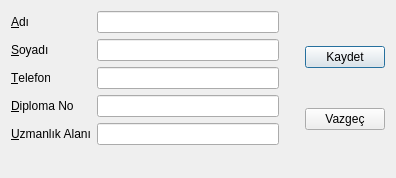
<?xml version="1.0" encoding="UTF-8"?>
<ui version="4.0">
 <class>doktorekle</class>
 <widget class="QDialog" name="doktorekle">
  <property name="geometry">
   <rect>
    <x>0</x>
    <y>0</y>
    <width>396</width>
    <height>178</height>
   </rect>
  </property>
  <property name="minimumSize">
   <size>
    <width>396</width>
    <height>178</height>
   </size>
  </property>
  <property name="maximumSize">
   <size>
    <width>519</width>
    <height>178</height>
   </size>
  </property>
  <property name="windowTitle">
   <string>Yeni Doktor Ekle</string>
  </property>
  <layout class="QHBoxLayout" name="horizontalLayout">
   <item>
    <layout class="QFormLayout" name="formLayout">
     <item row="0" column="0">
      <widget class="QLabel" name="lblAdi">
       <property name="text">
        <string>&amp;Adı</string>
       </property>
       <property name="buddy">
        <cstring>leAdi</cstring>
       </property>
      </widget>
     </item>
     <item row="0" column="1">
      <widget class="QLineEdit" name="leAdi"/>
     </item>
     <item row="1" column="0">
      <widget class="QLabel" name="lblSoyadi">
       <property name="text">
        <string>&amp;Soyadı</string>
       </property>
       <property name="buddy">
        <cstring>leSoyadi</cstring>
       </property>
      </widget>
     </item>
     <item row="1" column="1">
      <widget class="QLineEdit" name="leSoyadi"/>
     </item>
     <item row="2" column="0">
      <widget class="QLabel" name="lblTel">
       <property name="text">
        <string>&amp;Telefon</string>
       </property>
       <property name="buddy">
        <cstring>leTel</cstring>
       </property>
      </widget>
     </item>
     <item row="2" column="1">
      <widget class="QLineEdit" name="leTel"/>
     </item>
     <item row="3" column="0">
      <widget class="QLabel" name="lblDipno">
       <property name="text">
        <string>&amp;Diploma No</string>
       </property>
       <property name="buddy">
        <cstring>leDipno</cstring>
       </property>
      </widget>
     </item>
     <item row="3" column="1">
      <widget class="QLineEdit" name="leDipno"/>
     </item>
     <item row="4" column="0">
      <widget class="QLabel" name="lblUzmalani">
       <property name="text">
        <string>&amp;Uzmanlık Alanı</string>
       </property>
       <property name="buddy">
        <cstring>leUzmalani</cstring>
       </property>
      </widget>
     </item>
     <item row="4" column="1">
      <widget class="QLineEdit" name="leUzmalani"/>
     </item>
    </layout>
   </item>
   <item>
    <spacer name="verticalSpacer">
     <property name="orientation">
      <enum>Qt::Orientation::Vertical</enum>
     </property>
     <property name="sizeHint" stdset="0">
      <size>
       <width>20</width>
       <height>40</height>
      </size>
     </property>
    </spacer>
   </item>
   <item>
    <layout class="QVBoxLayout" name="verticalLayout">
     <property name="spacing">
      <number>5</number>
     </property>
     <item>
      <widget class="QPushButton" name="ButtonKaydet">
       <property name="text">
        <string>Kaydet</string>
       </property>
      </widget>
     </item>
     <item>
      <widget class="QPushButton" name="ButtonVazgec">
       <property name="text">
        <string>Vazgeç</string>
       </property>
      </widget>
     </item>
    </layout>
   </item>
  </layout>
 </widget>
 <resources/>
 <connections>
  <connection>
   <sender>ButtonKaydet</sender>
   <signal>clicked()</signal>
   <receiver>doktorekle</receiver>
   <slot>accept()</slot>
   <hints>
    <hint type="sourcelabel">
     <x>352</x>
     <y>61</y>
    </hint>
    <hint type="destinationlabel">
     <x>358</x>
     <y>14</y>
    </hint>
   </hints>
  </connection>
  <connection>
   <sender>ButtonVazgec</sender>
   <signal>clicked()</signal>
   <receiver>doktorekle</receiver>
   <slot>reject()</slot>
   <hints>
    <hint type="sourcelabel">
     <x>333</x>
     <y>124</y>
    </hint>
    <hint type="destinationlabel">
     <x>321</x>
     <y>84</y>
    </hint>
   </hints>
  </connection>
 </connections>
</ui>
